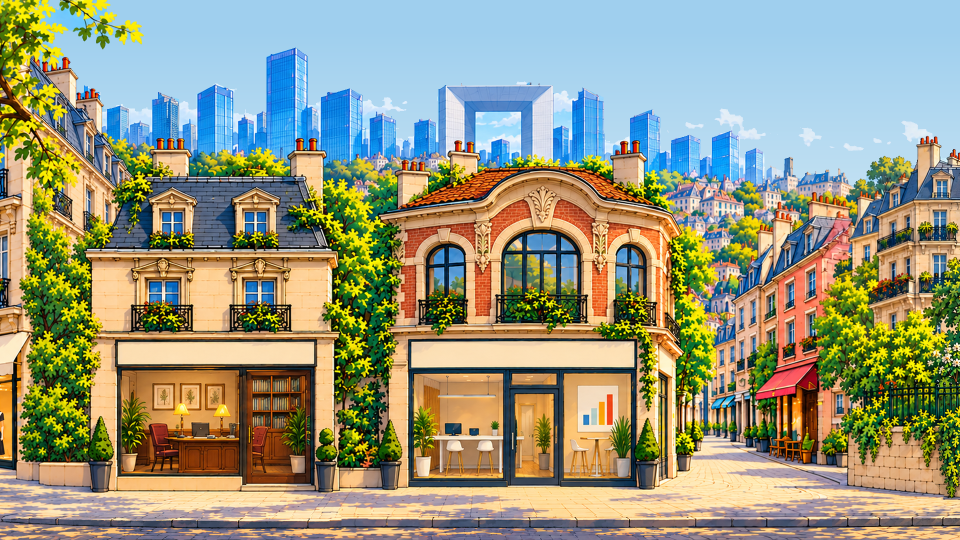
#> input picture assets/images/carte/tuile-18-riches-c.png, 1920 x 1080 px (shown at 1/2 size)
$ python riches-restaurer-faces.py
#> lines starting #> are read from the running program, lines starting #| are printed output that depends on the picture; after the words box and inside, x2 and y2 are one past the last pixel; in counts of white or black regions, pixels touching at a corner belong together; pictures that were not available may be replaced by others from this repository, and a replacement may not be noted
from pathlib import Path
from PIL import Image, ImageDraw
import numpy as np

root = Path(__file__).resolve().parents[3]
sources = root / 'docs/retouches-carte/sources'
target = root / 'assets/images/carte/tuile-18-riches-c.png'
original = np.array(Image.open(target).convert('RGB'))
#> original is the input picture: shape (1080, 1920, 3); mean R, G, B 151.2, 152.1, 126.9
source = np.array(Image.open(sources / 'riches-c-production-v1.png').convert('RGB'))[:, 256:2176]
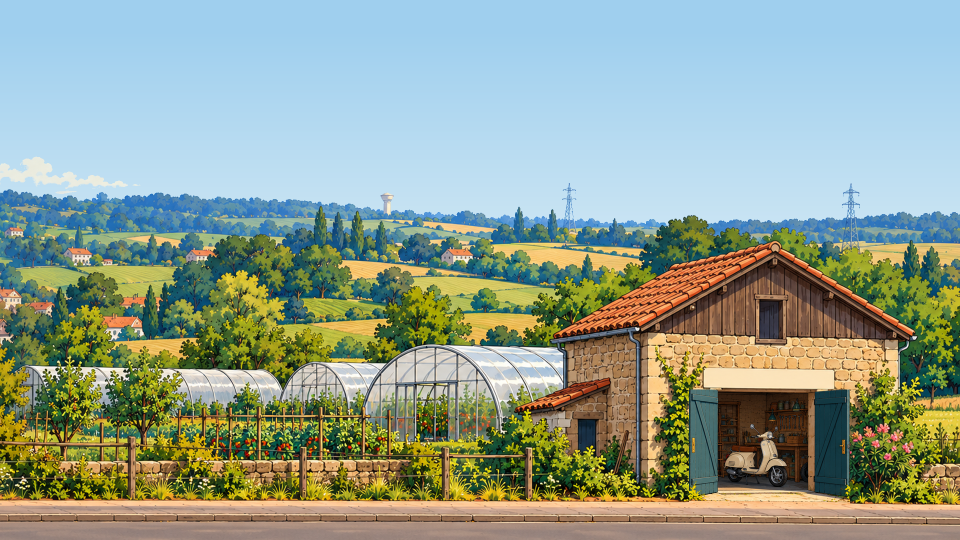
#> input picture assets/images/carte/tuile-10-campagne-a.png, 1920 x 1080 px, given in place of riches-c-production-v1.png, which was not available (shown at 1/2 size)
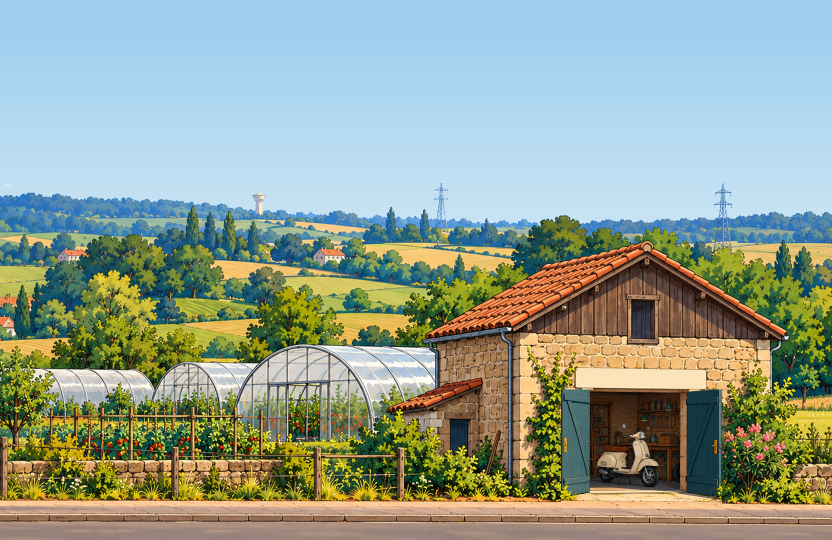
#> source: shape (1080, 1664, 3) (shown at 1/2 size); mean R, G, B 146.4, 160.6, 146.3
mask_image = Image.new('L', (1920, 1080))
#> mask_image: PIL image 1920x1080 L; every value is 0
draw = ImageDraw.Draw(mask_image)
# Les faces vitrées et les arêtes reprennent exactement la source ImageGen ;
# le ciel autour et le toit arrière reconstruit ne sont pas remplacés.
polygons = [
    [(304,199),(316,197),(317,185),(357,198),(359,320),(304,320)],
    [(393,187),(431,169),(466,181),(468,326),(392,326)],
    [(475,244),(487,238),(507,247),(507,331),(475,331)],
    [(514,230),(530,222),(533,224),(533,335),(514,335)],
    [(533,112),(591,95),(615,113),(615,345),(532,345)],
    [(618,222),(633,217),(638,230),(638,326),(618,326)],
    [(642,194),(699,177),(725,190),(727,346),(642,346)],
    [(736,245),(770,229),(792,241),(794,325),(736,325)],
    [(802,287),(817,279),(827,288),(827,330),(802,330)],
    [(829,247),(857,238),(872,246),(874,327),(829,327)],
    [(877,179),(892,170),(929,204),(930,324),(877,324)],
    [(1063,172),(1105,170),(1105,329),(1063,329)],
    [(1107,258),(1123,249),(1138,259),(1138,330),(1107,330)],
    [(1144,198),(1156,197),(1157,189),(1170,177),(1206,194),(1209,339),(1144,339)],
    [(1260,236),(1298,220),(1320,235),(1321,379),(1260,379)],
    [(1342,285),(1379,269),(1401,279),(1402,378),(1342,378)],
    [(1424,277),(1459,262),(1479,277),(1480,374),(1424,374)],
    [(1490,308),(1511,296),(1528,307),(1529,377),(1490,377)],
    [(1533,341),(1543,332),(1553,341),(1553,377),(1533,377)],
]
for points in polygons:
    draw.polygon(points, fill=255)
mask = np.array(mask_image)>0
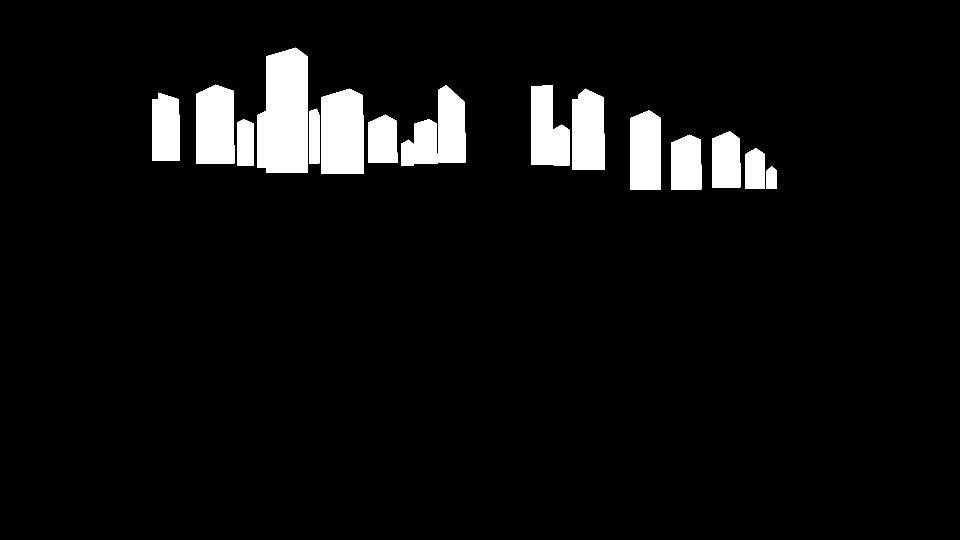
#> mask: shape (1080, 1920) bool (shown at 1/2 size); 5.9% white; 18 white regions, largest, box (x1, y1, x2, y2) and area: (514, 95, 616, 346) 22184, (642, 177, 728, 347) 13741, (392, 169, 469, 327) 11319
result = original.copy()
#> (the run stopped early here; a loop or call above may not have finished)
